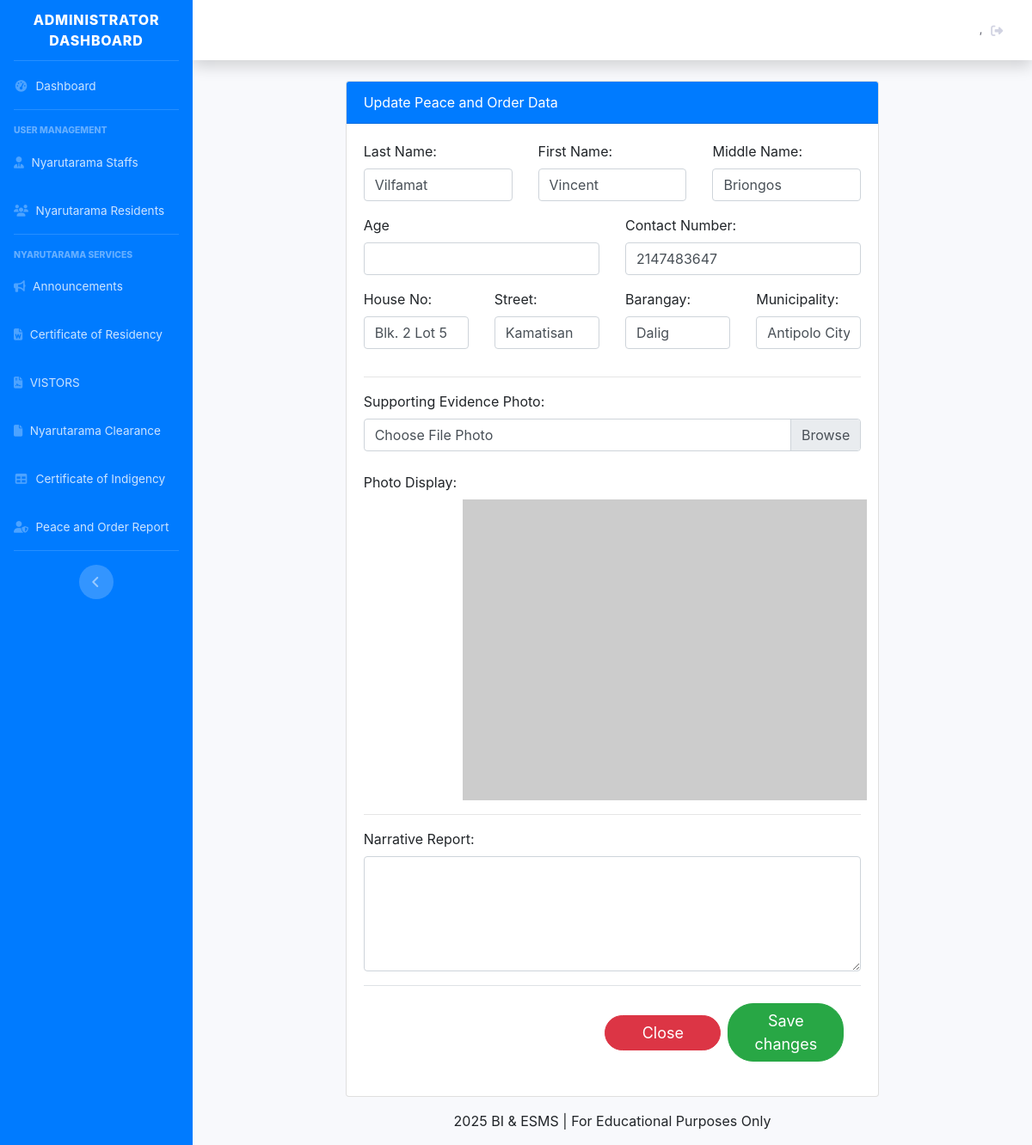
The page /update_blotter_form_for_staff.php?id_resident=23 on the database its author committed.
### tables this page shows
CREATE TABLE `tbl_blotter` (
  `id_blotter` int(11) NOT NULL,
  `id_resident` int(11) NOT NULL,
  `lname` varchar(255) NOT NULL,
  `fname` varchar(255) NOT NULL,
  `mi` varchar(255) NOT NULL,
  `houseno` varchar(255) NOT NULL,
  `street` varchar(255) NOT NULL,
  `brgy` varchar(255) NOT NULL,
  `municipal` varchar(255) NOT NULL,
  `blot_photo` mediumblob NOT NULL,
  `contact` int(20) NOT NULL,
  `narrative` mediumtext NOT NULL,
  `timeapplied` datetime NOT NULL DEFAULT current_timestamp()
);

### classes/main.class.php (called while the page is built, shortened)
<?php
class BMISClass {
    protected $server = "mysql:host=localhost;dbname=bmis";
    protected $user = "root";
    protected $pass = "";
    protected $options = array(PDO::ATTR_ERRMODE => PDO::ERRMODE_EXCEPTION, PDO::ATTR_DEFAULT_FETCH_MODE => PDO::FETCH_ASSOC);
    public function openConn() {
        try {
            $this->con = new PDO($this->server, $this->user, $this->pass, $this->options);
            return $this->con;
        }
        catch(PDOException $e) {
            echo "Datbase Connection Error! ", $e->getMessage();
        }
    }
    public function get_single_blotter($id_resident){
        $id_resident = $_GET['id_resident'];
        $connection = $this->openConn();
        $stmt = $connection->prepare("SELECT * FROM tbl_blotter where id_resident = ?");
        $stmt->execute([$id_resident]);
        $resident = $stmt->fetch();
        $total = $stmt->rowCount();
        if($total > 0 )  {
            return $resident;
        }
        else{
            return false;
        }
    }
}
?>

### update_blotter_form_for_staff.php (the view, shortened to what this page needs)
<?php
   require('classes/resident.class.php');
   $id_resident = $_GET['id_resident'];
   $view = $residentbmis->get_single_blotter($id_resident);
?>
<?php
    include('dashboard_sidebar_start.php');
?>
<div class="container-fluid">
    <div class="row">
        <div class="col-md-2"> </div>
        <div class="col-md-8">
            <div class="card">
                <div class="card-header bg-primary text-white"> Update Peace and Order Data</div>
                    <div class="card-body">
                        <form method="post" enctype="multipart/form-data">
                            <div class="row">
                                <div class="col">
                                    <div class="form-group">
                                        <label for="lname">Last Name:</label>
                                        <input name="lname" type="text" class="form-control" value="<?= $view['lname']?>">
                                    </div>
                                </div>
                                <div class="col">
                                    <div class="form-group">
                                        <label for="fname">First Name:</label>
                                        <input name="fname" type="text" class="form-control" value="<?= $view['fname']?>">
                                    </div>
                                </div>
                                <div class="col">
                                    <div class="form-group">
                                        <label for="mname">Middle Name:</label>
                                        <input name="mi" type="text" class="form-control" value="<?= $view['mi']?>">
                                    </div>
                                </div>
                            </div>
                            <div class="row">
                                <div class="col">
                                    <div class="form-group">
                                        <label for="age" class="mtop">Age </label>
                                        <input name="age" type="number" class="form-control" value="<?= $view['age']?>">
                                    </div>
                                </div>
                                <div class="col">
                                    <div class="form-group">
                                        <label for="cno">Contact Number:</label>
                                        <input name="contact" type="text" maxlength="11" pattern="[0-9]{11}" class="form-control" value="<?= $view  ['contact']?>" >
                                    </div>
                                </div>
                            </div>
                            <div class="row">
                                <div class="col">
                                    <div class="form-group">
                                        <label> House No: </label>
                                        <input type="text" class="form-control" name="houseno"
                                        placeholder="Enter House No." value="<?= $view['houseno']?>">
                                    </div>
                                </div>
                                <div class="col">
                                    <div class="form-group">
                                        <label> Street: </label>
                                        <input type="text" class="form-control" name="street"
                                        placeholder="Enter Street" value="<?= $view['street']?>">
                                    </div>
                                </div>
                                <div class="col">
                                    <div class="form-group">
                                        <label> Barangay: </label>
                                        <input type="text" class="form-control" name="brgy"
                                        placeholder="Enter Barangay" value="<?= $view['brgy']?>">
                                    </div>
                                </div>
                                <div class="col">
                                    <div class="form-group">
                                        <label> Municipality: </label>
                                        <input type="text" class="form-control" name="municipal"
                                        placeholder="Enter Municipality" value="<?= $view['municipal']?>">
                                    </div>
                                </div>
                            </div>
                            <hr>
                            <div class="row">
                                <div class="col">
                                    <label>Supporting Evidence Photo:</label>
                                    <div class="custom-file form-group">
                                        <label class="custom-file-label" for="customFile">Choose File Photo</label>
                                    </div>
                                </div>
                            </div>
                            <br>
                            <label>Photo Display:</label>
                            <div class="row">
                                <div class="col">
                                    <img id="blah" src="http://placehold.it/470x350" alt="your image" style="margin-left: 20%;" />
                                </div>
                            </div>
                            <hr>
                            <div class="row">
                                <div class="col">
                                    <div class="form-group">
                                        <label for="report">Narrative Report:</label>
                                        <textarea class="form-control" rows="5" id="report" value="<?= $view['narrative']?>" name="narrative"></textarea>
                                    </div>
                                </div>
                            </div>
                            <div class="modal-footer">
                                <a type="button" href="staff_blotterreport.php" class="btn btn-danger"
                                style="width: 135px;
                                border-radius: 30px;
                                font-size: 18px;
                                color:white;" >Close</a>
                                <button type="submit" name="update_blotter"
                                style="width: 135px;
                                border-radius: 30px;
                                font-size: 18px;" class="btn btn-success">Save changes</button>
                            </div>
                    </form>
                </div>
            </div>
        </div>
        <div class="col-md-2"> </div>
    </div>
</div>
<?php
    include('dashboard_sidebar_end.php');
?>

### rows shown on the page
tbl_blotter: lname "Vilfamat", fname "Vincent", mi "Briongos", contact "2147483647", houseno "Blk. 2 Lot 5", street "Kamatisan", brgy "Dalig", municipal "Antipolo City"
